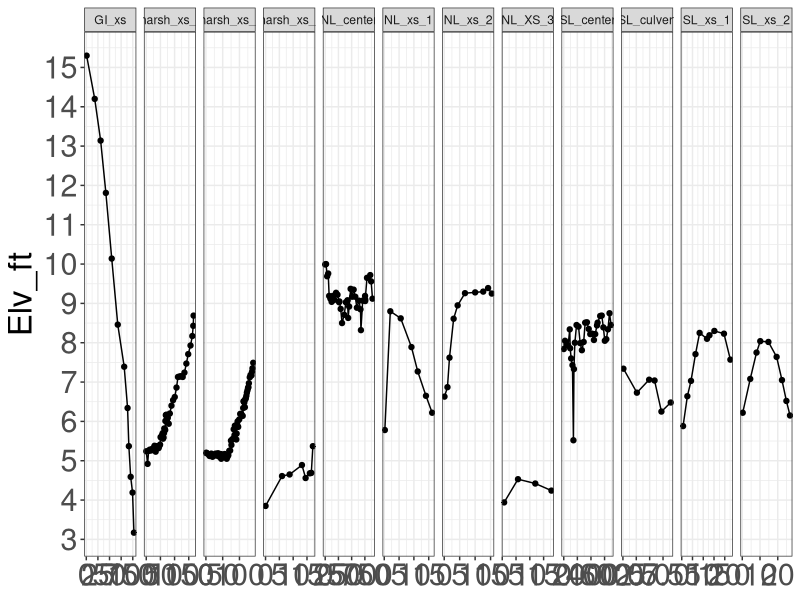
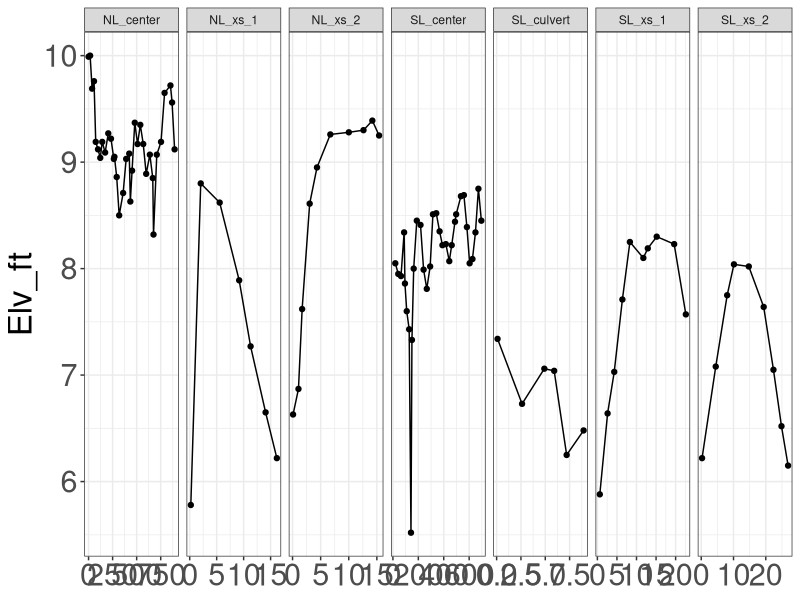
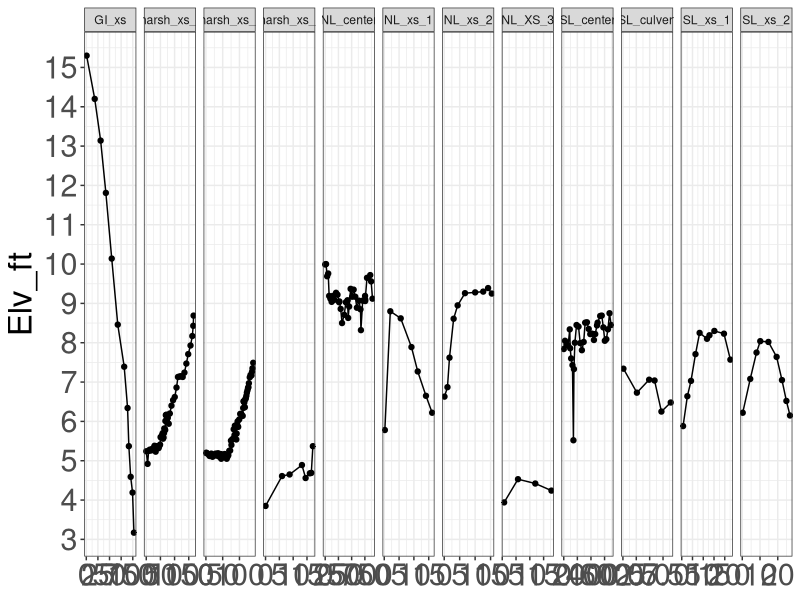
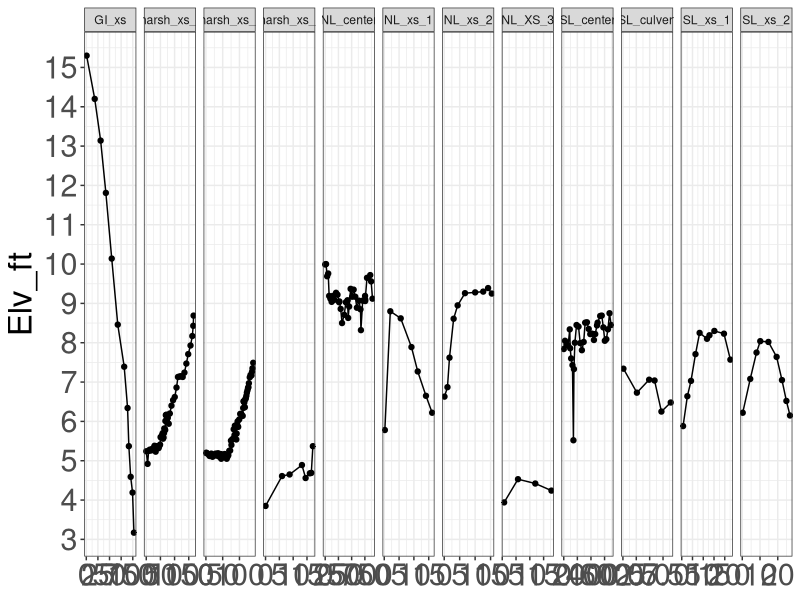
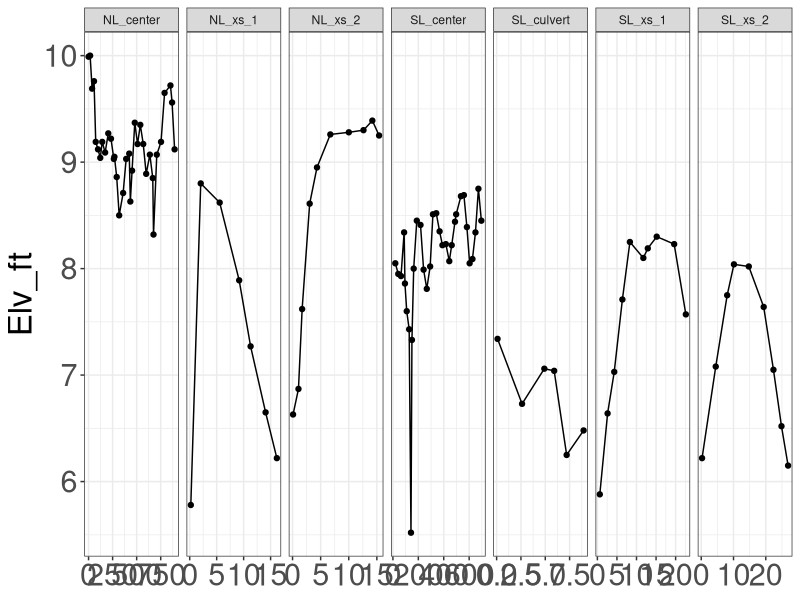
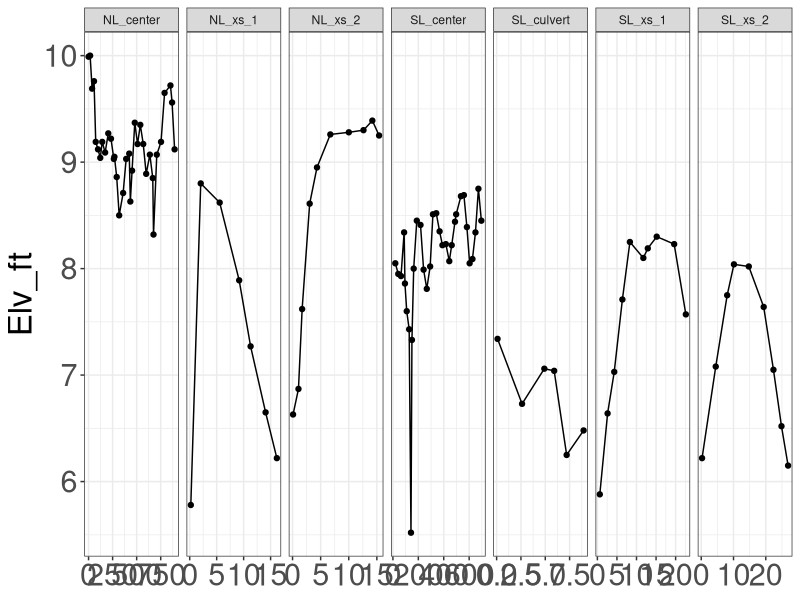

The R script that drew these images, in order:
# Date: 7/15/2024
# Author: Julie Gonzalez
# Purpose: Visualize preliminary data collected from the Goat Island Marsh restoration site in Rush Ranch Open Space Preserve.

# Load packages
library(dplyr)
library(ggplot2)
library(scales)
library(tidyverse)
library(ggpubr)

#### TOPOGRAPHIC DATA ####

# read in data
topo_transects <- read.csv("GIM_topo_transects_features_table_20240715_JAG.csv")

#topo_transects$RID <- factor(topo_transects$RID, levels = c(" transect_1", "transect_2", "transect_3", "transect_4", "transect_5", "transect_6", "transect_7", "transect_8", "transect_9", "transect_10", "transect_11", "transect_12"))

topo_transect_levees <- topo_transects %>% 
  filter(Type=="Levee")

# plot all
d<-ggplot(data=topo_transects,aes(x=FMEAS,y=Elv_ft))
d<- d + geom_point() +
  geom_line() +
  scale_y_continuous(breaks = seq(0, 15, by=1)) +
  theme_bw() + 
  theme(axis.text.x = element_text(size=22),axis.text.y = element_text(size=22)) + 
  theme(axis.title.x = element_blank(), axis.title.y = element_text(size=24)) +
  theme(legend.text = element_text(size = 22), legend.title = element_text(size=24))+
  facet_grid(~RID, scales = "free")
show(d)
ggsave("Visuals/20231102_inundation_time.png", d, width=20, height=6, dpi=900)
ggsave("Visuals/20231102_inundation_time.eps", width = 12, height = 8, units = "in")

# plot only levee data
d<-ggplot(data=topo_transect_levees,aes(x=FMEAS,y=Elv_ft))
d<- d + geom_point() +
  geom_line() +
  scale_y_continuous(breaks = seq(0, 15, by=1)) +
  theme_bw() + 
  theme(axis.text.x = element_text(size=22),axis.text.y = element_text(size=22)) + 
  theme(axis.title.x = element_blank(), axis.title.y = element_text(size=24)) +
  theme(legend.text = element_text(size = 22), legend.title = element_text(size=24))+
  facet_grid(~RID, scales = "free")
show(d)
ggsave("Visuals/20231102_inundation_time.png", d, width=20, height=6, dpi=900)
ggsave("Visuals/20231102_inundation_time.eps", width = 12, height = 8, units = "in")